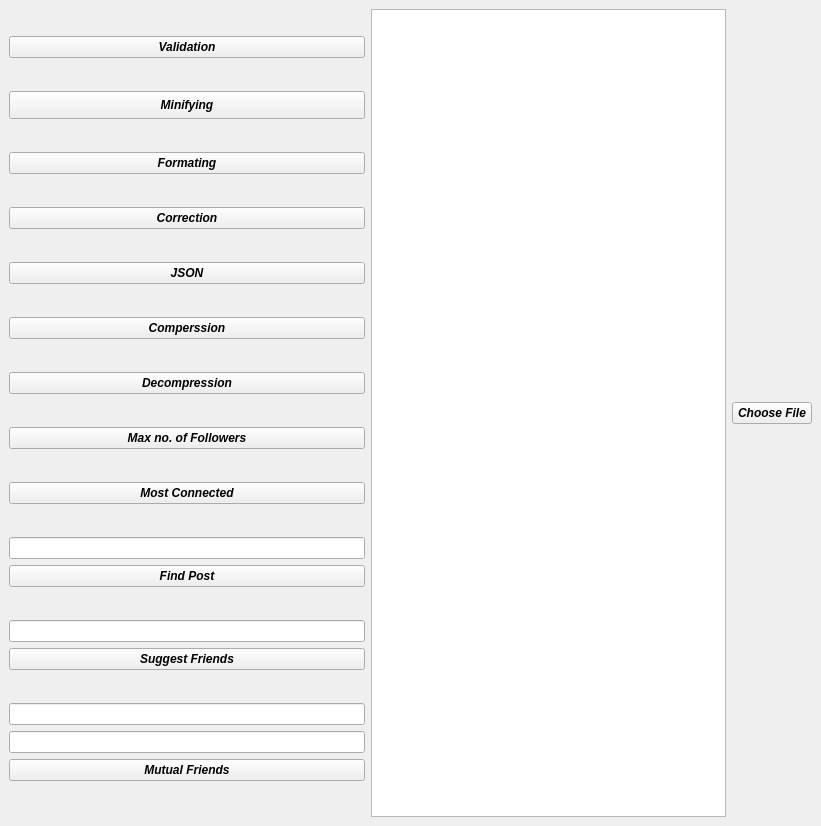
<?xml version="1.0" encoding="UTF-8"?>
<ui version="4.0">
 <class>MainWindow</class>
 <widget class="QMainWindow" name="MainWindow">
  <property name="geometry">
   <rect>
    <x>0</x>
    <y>0</y>
    <width>821</width>
    <height>826</height>
   </rect>
  </property>
  <property name="windowTitle">
   <string>MainWindow</string>
  </property>
  <property name="animated">
   <bool>true</bool>
  </property>
  <widget class="QWidget" name="centralwidget">
   <layout class="QVBoxLayout" name="verticalLayout_3">
    <item>
     <layout class="QHBoxLayout" name="horizontalLayout_2"/>
    </item>
    <item>
     <layout class="QVBoxLayout" name="verticalLayout"/>
    </item>
    <item>
     <layout class="QHBoxLayout" name="horizontalLayout">
      <item>
       <layout class="QVBoxLayout" name="verticalLayout_2">
        <item>
         <widget class="QPushButton" name="pushButton_2">
          <property name="baseSize">
           <size>
            <width>0</width>
            <height>0</height>
           </size>
          </property>
          <property name="font">
           <font>
            <family>Arial</family>
            <pointsize>9</pointsize>
            <italic>true</italic>
            <bold>true</bold>
           </font>
          </property>
          <property name="mouseTracking">
           <bool>true</bool>
          </property>
          <property name="layoutDirection">
           <enum>Qt::LeftToRight</enum>
          </property>
          <property name="autoFillBackground">
           <bool>true</bool>
          </property>
          <property name="styleSheet">
           <string notr="true">
   Qproperty-icon: url(:/New folder/validate-icon-8.jpg);
   text-align: center;</string>
          </property>
          <property name="text">
           <string>Validation</string>
          </property>
          <property name="checkable">
           <bool>true</bool>
          </property>
         </widget>
        </item>
        <item>
         <widget class="QPushButton" name="pushButton_7">
          <property name="sizePolicy">
           <sizepolicy hsizetype="Minimum" vsizetype="Fixed">
            <horstretch>10</horstretch>
            <verstretch>10</verstretch>
           </sizepolicy>
          </property>
          <property name="minimumSize">
           <size>
            <width>120</width>
            <height>28</height>
           </size>
          </property>
          <property name="sizeIncrement">
           <size>
            <width>1</width>
            <height>1</height>
           </size>
          </property>
          <property name="font">
           <font>
            <family>Arial</family>
            <italic>true</italic>
            <bold>true</bold>
           </font>
          </property>
          <property name="styleSheet">
           <string notr="true">
   Qproperty-icon: url(:/New folder/1789073.png);
   text-align: center;
</string>
          </property>
          <property name="text">
           <string>Minifying</string>
          </property>
         </widget>
        </item>
        <item>
         <widget class="QPushButton" name="pushButton_5">
          <property name="font">
           <font>
            <family>Arial</family>
            <italic>true</italic>
            <bold>true</bold>
           </font>
          </property>
          <property name="styleSheet">
           <string notr="true">
   Qproperty-icon: url(:/New folder/20388.png);
   text-align: center;
</string>
          </property>
          <property name="text">
           <string>Formating</string>
          </property>
         </widget>
        </item>
        <item>
         <widget class="QPushButton" name="pushButton_8">
          <property name="font">
           <font>
            <family>Arial</family>
            <italic>true</italic>
            <bold>true</bold>
           </font>
          </property>
          <property name="styleSheet">
           <string notr="true">
   Qproperty-icon: url(:/New folder/2931773-200.png);
   text-align: center;
</string>
          </property>
          <property name="text">
           <string>Correction</string>
          </property>
         </widget>
        </item>
        <item>
         <widget class="QPushButton" name="pushButton_6">
          <property name="font">
           <font>
            <family>Arial</family>
            <italic>true</italic>
            <bold>true</bold>
           </font>
          </property>
          <property name="styleSheet">
           <string notr="true">
   Qproperty-icon: url(:/New folder/6394065.png);
   text-align: center;
</string>
          </property>
          <property name="text">
           <string>JSON</string>
          </property>
         </widget>
        </item>
        <item>
         <widget class="QPushButton" name="pushButton_4">
          <property name="font">
           <font>
            <family>Arial</family>
            <italic>true</italic>
            <bold>true</bold>
           </font>
          </property>
          <property name="styleSheet">
           <string notr="true">
   Qproperty-icon: url(:/New folder/80716.png);
   text-align: center;
</string>
          </property>
          <property name="text">
           <string>Comperssion</string>
          </property>
         </widget>
        </item>
        <item>
         <widget class="QPushButton" name="pushButton">
          <property name="font">
           <font>
            <family>Arial</family>
            <italic>true</italic>
            <bold>true</bold>
           </font>
          </property>
          <property name="styleSheet">
           <string notr="true">
   Qproperty-icon: url(:/New folder/81881.png);
   text-align: center;
</string>
          </property>
          <property name="text">
           <string>Decompression</string>
          </property>
         </widget>
        </item>
        <item>
         <widget class="QPushButton" name="pushButton_10">
          <property name="font">
           <font>
            <family>Arial</family>
            <italic>true</italic>
            <bold>true</bold>
           </font>
          </property>
          <property name="styleSheet">
           <string notr="true">
   Qproperty-icon: url(:/New folder/1542437-200.png);
   text-align: center;
</string>
          </property>
          <property name="text">
           <string>Max no. of Followers</string>
          </property>
         </widget>
        </item>
        <item>
         <widget class="QPushButton" name="pushButton_11">
          <property name="font">
           <font>
            <family>Arial</family>
            <italic>true</italic>
            <bold>true</bold>
           </font>
          </property>
          <property name="styleSheet">
           <string notr="true">
   Qproperty-icon: url(:/New folder/58197-200.png);
   text-align: center;
</string>
          </property>
          <property name="text">
           <string>Most Connected</string>
          </property>
         </widget>
        </item>
        <item>
         <layout class="QVBoxLayout" name="verticalLayout_7">
          <item>
           <widget class="QLineEdit" name="lineEdit"/>
          </item>
          <item>
           <widget class="QPushButton" name="pushButton_12">
            <property name="font">
             <font>
              <family>Arial</family>
              <italic>true</italic>
              <bold>true</bold>
             </font>
            </property>
            <property name="styleSheet">
             <string notr="true">
   Qproperty-icon: url(:/New folder/free-search-icon-3076-thumb.png);
   text-align: center;

</string>
            </property>
            <property name="text">
             <string>Find Post</string>
            </property>
           </widget>
          </item>
         </layout>
        </item>
        <item>
         <layout class="QVBoxLayout" name="verticalLayout_8">
          <item>
           <widget class="QLineEdit" name="lineEdit_3"/>
          </item>
          <item>
           <widget class="QPushButton" name="pushButton_9">
            <property name="font">
             <font>
              <family>Arial</family>
              <italic>true</italic>
              <bold>true</bold>
             </font>
            </property>
            <property name="styleSheet">
             <string notr="true">
   Qproperty-icon: url(:/New folder/1189183 (1).png);
   text-align: center;</string>
            </property>
            <property name="text">
             <string>Suggest Friends</string>
            </property>
           </widget>
          </item>
         </layout>
        </item>
        <item>
         <layout class="QVBoxLayout" name="verticalLayout_9">
          <item>
           <widget class="QLineEdit" name="lineEdit_2"/>
          </item>
          <item>
           <widget class="QLineEdit" name="lineEdit_4"/>
          </item>
          <item>
           <widget class="QPushButton" name="pushButton_13">
            <property name="font">
             <font>
              <family>Arial</family>
              <italic>true</italic>
              <bold>true</bold>
             </font>
            </property>
            <property name="styleSheet">
             <string notr="true">
   Qproperty-icon: url(:/New folder/157962-200.png);
   text-align: center;</string>
            </property>
            <property name="text">
             <string>Mutual Friends</string>
            </property>
           </widget>
          </item>
         </layout>
        </item>
       </layout>
      </item>
      <item>
       <widget class="QPlainTextEdit" name="plainTextEdit"/>
      </item>
      <item>
       <widget class="QPushButton" name="pushButton_3">
        <property name="font">
         <font>
          <family>Arial</family>
          <italic>true</italic>
          <bold>true</bold>
         </font>
        </property>
        <property name="styleSheet">
         <string notr="true">
   Qproperty-icon: url(:/New folder/636035.png);
   text-align: center;
</string>
        </property>
        <property name="text">
         <string>Choose File</string>
        </property>
       </widget>
      </item>
     </layout>
    </item>
   </layout>
  </widget>
  <widget class="QMenuBar" name="menubar">
   <property name="geometry">
    <rect>
     <x>0</x>
     <y>0</y>
     <width>821</width>
     <height>26</height>
    </rect>
   </property>
  </widget>
 </widget>
 <resources/>
 <connections/>
</ui>
